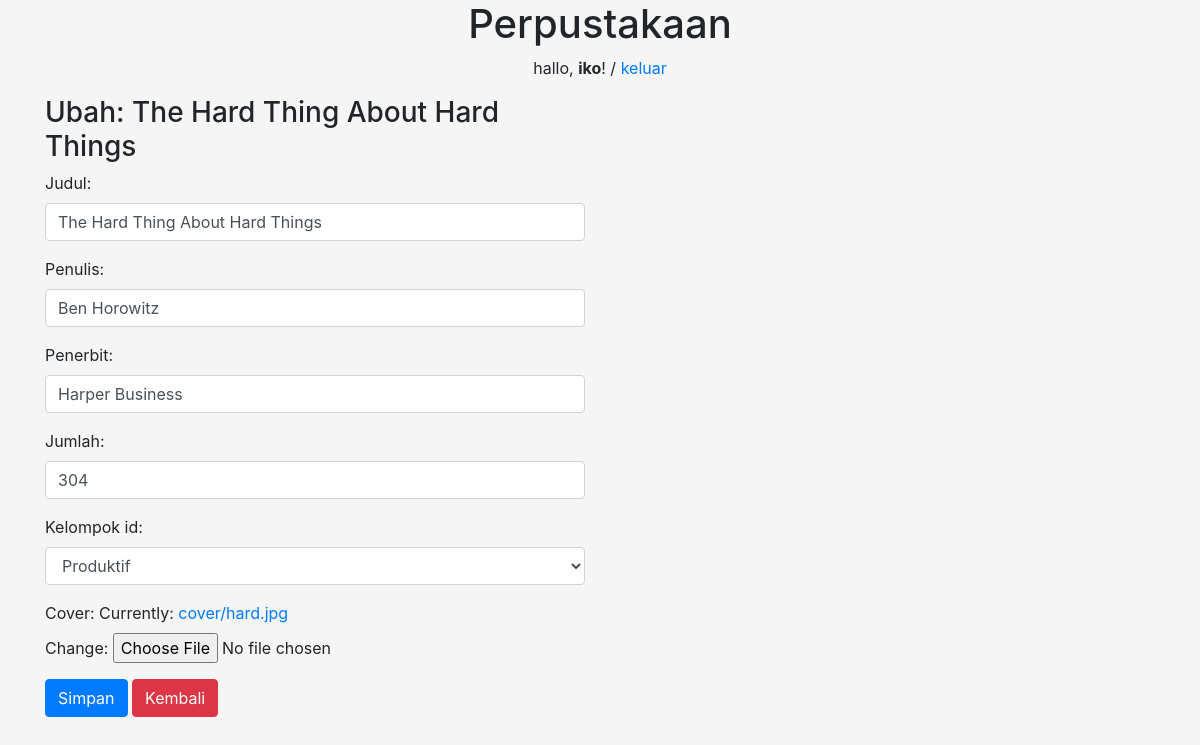
Page /buku/ubah/2 (signed in) on the committed database.
### perpustakaan/models.py (models this page shows, shortened)
class Buku(models.Model):
    judul = models.CharField(max_length=50)
    penulis = models.CharField(max_length=40)
    penerbit = models.CharField(max_length=40)
    jumlah = models.IntegerField(null=True)
    kelompok_id = models.ForeignKey(Kelompok, on_delete=models.CASCADE, null=True)
    cover = models.ImageField(upload_to='cover/', null=True)
    tanggal = models.DateTimeField(auto_now_add=True, null=True)

### perpustakaan/views.py (the view)
# urls.py: path('buku/ubah/<int:id_buku>', ubah_buku, name='ubah_buku'),
@login_required(login_url=settings.LOGIN_URL)
def ubah_buku(request, id_buku):
    buku = Buku.objects.get(id=id_buku)
    template = 'ubah-buku.html'
    if request.POST:
        form = FormBuku(request.POST, request.FILES, instance=buku)
        if form.is_valid():
            form.save()
            messages.success(request, "Data Berhasil diperbaharui!")
            return redirect('ubah_buku', id_buku=id_buku)
    else:
        form = FormBuku(instance=buku)
        konteks = {
            'form':form,
            'buku':buku,
        }
    return render(request, template, konteks)

### perpustakaan/form.py
class FormBuku(ModelForm):
    class Meta:
        model = Buku
        fields = '__all__'
        widgets = {
            'judul' : forms.TextInput({'class':'form-control'}),
            'penulis' : forms.TextInput({'class':'form-control'}),
            'penerbit' : forms.TextInput({'class':'form-control'}),
            'jumlah' : forms.NumberInput({'class':'form-control'}),
            'kelompok_id' : forms.Select({'class':'form-control'}),
        }

### perpustakaan/models.py (called while the page is built)
    def __str__(self):
        return self.nama

### perpustakaan/templates/ubah-buku.html (shortened to what this page needs)
{% extends 'base.html' %} {% block content %}
<div class="container">
  <div class="row">
    <div class="col-md-6">
      <h3>Ubah: {{ buku.judul }}</h3>
      <form action="{% url 'ubah_buku' buku.id %}" method="post" enctype="multipart/form-data">
        {{ form.as_p }}
        <button class="btn btn-primary">Simpan</button>
        <a href="/buku" class="btn btn-danger">Kembali</a>
      </form>
    </div>
  </div>
</div>
{% endblock %}

### templates/judul.html
<center>
    <h1>Perpustakaan</h1>
    {% if user.is_authenticated %}
    <p>hallo, <strong>{{ user }}</strong>! / <a href="{% url 'keluar' %}">keluar</a></p>
    {% endif %}
</center>

### static/css/style.css (style rules this page uses)
body { background-color: whitesmoke; }

### rows in the picture
Buku: judul "The Hard Thing About Hard Things", penulis "Ben Horowitz", penerbit "Harper Business", jumlah "304", kelompok_id "Produktif"

### other values in the picture
{{ user }} "iko"
